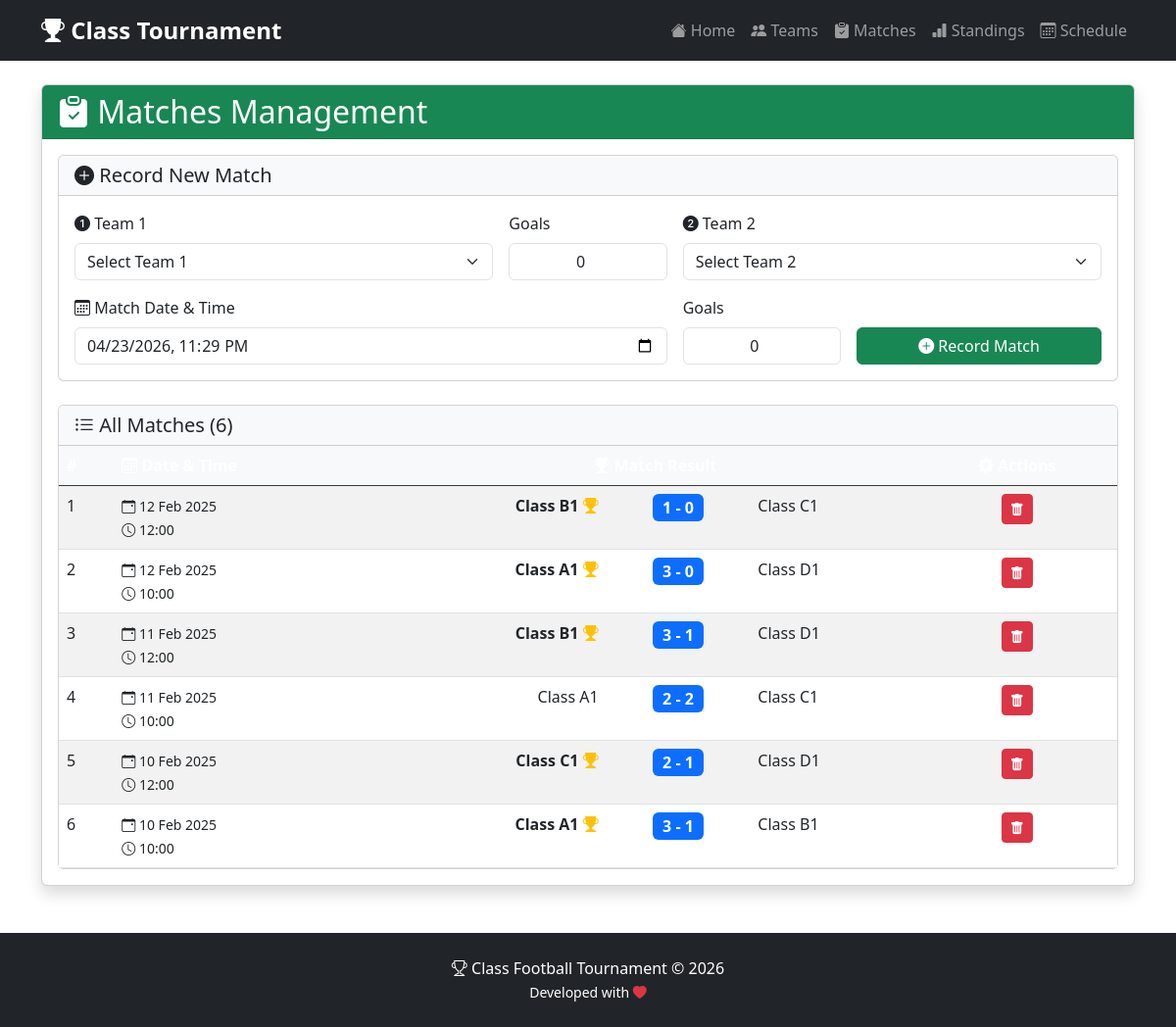
The app's page /matches.php with its own data.
### tables this page shows
CREATE TABLE IF NOT EXISTS matches (
    id INT AUTO_INCREMENT PRIMARY KEY,
    team1_id INT NOT NULL,
    team2_id INT NOT NULL,
    team1_goals INT NOT NULL,
    team2_goals INT NOT NULL,
    match_date DATETIME NOT NULL,
    created_at TIMESTAMP DEFAULT CURRENT_TIMESTAMP,
    FOREIGN KEY (team1_id) REFERENCES teams(id) ON DELETE RESTRICT,
    FOREIGN KEY (team2_id) REFERENCES teams(id) ON DELETE RESTRICT
);

CREATE TABLE IF NOT EXISTS teams (
    id INT AUTO_INCREMENT PRIMARY KEY,
    class_name VARCHAR(50) NOT NULL UNIQUE,
    points INT DEFAULT 0,
    goals_scored INT DEFAULT 0,
    goals_conceded INT DEFAULT 0,
    created_at TIMESTAMP DEFAULT CURRENT_TIMESTAMP
);

### matches.php (the view, shortened to what this page needs)
<?php
include 'includes/header.php';
$teams = $pdo->query("SELECT * FROM teams ORDER BY class_name")->fetchAll();
?>
<div class="card mb-4 shadow">
    <div class="card-header bg-success text-white">
        <h2 class="mb-0"><i class="bi bi-clipboard-check-fill"></i> Matches Management</h2>
    </div>
    <div class="card-body">
        <div class="card mb-4">
            <div class="card-header bg-light">
                <h5 class="mb-0"><i class="bi bi-plus-circle-fill"></i> Record New Match</h5>
            </div>
            <div class="card-body">
                <?php if (count($teams) >= 2): ?>
                <form method="post" class="row g-3">
                    <div class="col-md-5">
                        <label class="form-label"><i class="bi bi-1-circle-fill"></i> Team 1</label>
                        <select class="form-select" name="team1_id" required>
                            <option value="">Select Team 1</option>
                        </select>
                    </div>
                    <div class="col-md-2">
                        <label class="form-label">Goals</label>
                        <input type="number" class="form-control text-center" name="team1_goals" min="0" value="0" required>
                    </div>
                    <div class="col-md-5">
                        <label class="form-label"><i class="bi bi-2-circle-fill"></i> Team 2</label>
                        <select class="form-select" name="team2_id" required>
                            <option value="">Select Team 2</option>
                        </select>
                    </div>
                    <div class="col-md-7">
                        <label class="form-label"><i class="bi bi-calendar3"></i> Match Date & Time</label>
                        <input type="datetime-local" class="form-control" name="match_date" value="<?= date('Y-m-d\TH:i') ?>" required>
                    </div>
                    <div class="col-md-2">
                        <label class="form-label">Goals</label>
                        <input type="number" class="form-control text-center" name="team2_goals" min="0" value="0" required>
                    </div>
                    <div class="col-md-3">
                        <label class="form-label">&nbsp;</label>
                        <button type="submit" name="add_match" class="btn btn-success w-100">
                            <i class="bi bi-plus-circle-fill"></i> Record Match
                        </button>
                    </div>
                </form>
                <?php endif; ?>
            </div>
        </div>
        <div class="card">
            <div class="card-header bg-light">
                <h5 class="mb-0"><i class="bi bi-list-ul"></i> All Matches (<?= $pdo->query("SELECT COUNT(*) FROM matches")->fetchColumn() ?>)</h5>
            </div>
            <div class="card-body p-0">
                <div class="table-responsive">
                    <table class="table table-striped table-hover mb-0">
                        <thead class="table-dark">
                            <tr>
                                <th>#</th>
                                <th><i class="bi bi-calendar3"></i> Date & Time</th>
                                <th colspan="3" class="text-center"><i class="bi bi-trophy-fill"></i> Match Result</th>
                                <th class="text-center"><i class="bi bi-gear-fill"></i> Actions</th>
                            </tr>
                        </thead>
                        <tbody>
                            <?php
                            $matches = $pdo->query("SELECT m.*, t1.class_name as team1_name, t2.class_name as team2_name
                                FROM matches m
                                JOIN teams t1 ON m.team1_id = t1.id
                                JOIN teams t2 ON m.team2_id = t2.id
                                ORDER BY m.match_date DESC")->fetchAll();
                            if (count($matches) > 0):
                                foreach ($matches as $index => $match):
                                    $result_icon = '';
                                    if ($match['team1_goals'] > $match['team2_goals']) {
                                        $result_icon = '<i class="bi bi-trophy-fill text-warning"></i>';
                                    } elseif ($match['team1_goals'] < $match['team2_goals']) {
                                        $result_class = 'table-danger';
                                        $result_icon = '<i class="bi bi-trophy-fill text-warning"></i>';
                                    } else {
                                        $result_icon = '<i class="bi bi-dash-circle-fill"></i>';
                                    }
                            ?>
                                <tr>
                                    <td><?= $index + 1 ?></td>
                                    <td>
                                        <small><i class="bi bi-calendar-event"></i> <?= date('d M Y', strtotime($match['match_date'])) ?><br>
                                        <i class="bi bi-clock"></i> <?= date('H:i', strtotime($match['match_date'])) ?></small>
                                    </td>
                                    <td class="text-end <?= $match['team1_goals'] > $match['team2_goals'] ? 'fw-bold' : '' ?>">
                                        <?= htmlspecialchars($match['team1_name']) ?>
                                        <?= $match['team1_goals'] > $match['team2_goals'] ? $result_icon : '' ?>
                                    </td>
                                    <td class="text-center">
                                        <span class="badge bg-primary fs-6"><?= $match['team1_goals'] ?> - <?= $match['team2_goals'] ?></span>
                                    </td>
                                    <td class="<?= $match['team2_goals'] > $match['team1_goals'] ? 'fw-bold' : '' ?>">
                                        <?= htmlspecialchars($match['team2_name']) ?>
                                    </td>
                                    <td class="text-center">
                                        <a href="?delete_id=<?= $match['id'] ?>" class="btn btn-sm btn-danger"
                                           onclick="return confirm('Are you sure? This will update team statistics.')" title="Delete">
                                            <i class="bi bi-trash-fill"></i>
                                        </a>
                                    </td>
                                </tr>
                            <?php
                                endforeach;
                            endif; ?>
                        </tbody>
                    </table>
                </div>
            </div>
        </div>
    </div>
</div>
<?php include 'includes/footer.php'; ?>

### includes/header.php (style rules this page uses)
.card-header { font-weight: bold; }
.table th { background-color: #f8f9fa; }

### records on screen
matches: match_date "12 Feb 2025", match_date "12:00", team1.class_name "Class B1", team1_goals "1", team2_goals "0", team2.class_name "Class C1"
matches: match_date "12 Feb 2025", match_date "10:00", team1.class_name "Class A1", team1_goals "3", team2_goals "0", team2.class_name "Class D1"
matches: match_date "11 Feb 2025", match_date "12:00", team1.class_name "Class B1", team1_goals "3", team2_goals "1", team2.class_name "Class D1"
matches: match_date "11 Feb 2025", match_date "10:00", team1.class_name "Class A1", team1_goals "2", team2_goals "2", team2.class_name "Class C1"
matches: match_date "10 Feb 2025", match_date "12:00", team1.class_name "Class C1", team1_goals "2", team2_goals "1", team2.class_name "Class D1"
matches: match_date "10 Feb 2025", match_date "10:00", team1.class_name "Class A1", team1_goals "3", team2_goals "1", team2.class_name "Class B1"

### other values on screen
$pdo->query("SELECT COUNT(*) FROM matches")->fetchColumn() "6"
